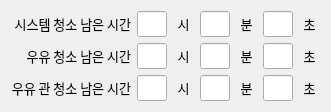
   <widget class="QWidget" name="layoutWidget_3">
    <property name="geometry">
     <rect>
      <x>30</x>
      <y>320</y>
      <width>331</width>
      <height>83</height>
     </rect>
    </property>
    <layout class="QGridLayout" name="gridLayout_3">
     <item row="0" column="0">
      <widget class="QLabel" name="label_111">
       <property name="font">
        <font>
         <family>함초롬돋움</family>
         <pointsize>10</pointsize>
         <weight>50</weight>
         <italic>false</italic>
         <bold>false</bold>
        </font>
       </property>
       <property name="text">
        <string>시스템 청소 남은 시간</string>
       </property>
       <property name="alignment">
        <set>Qt::AlignRight|Qt::AlignTrailing|Qt::AlignVCenter</set>
       </property>
      </widget>
     </item>
     <item row="0" column="1">
      <widget class="QLineEdit" name="LE_SYS_CLEAN_TIME_HOUR">
       <property name="maximumSize">
        <size>
         <width>30</width>
         <height>16777215</height>
        </size>
       </property>
       <property name="font">
        <font>
         <family>함초롬돋움</family>
         <pointsize>10</pointsize>
         <weight>50</weight>
         <italic>false</italic>
         <bold>false</bold>
        </font>
       </property>
       <property name="readOnly">
        <bool>true</bool>
       </property>
      </widget>
     </item>
     <item row="0" column="2">
      <widget class="QLabel" name="label_114">
       <property name="font">
        <font>
         <family>함초롬돋움</family>
         <pointsize>10</pointsize>
         <weight>50</weight>
         <italic>false</italic>
         <bold>false</bold>
        </font>
       </property>
       <property name="text">
        <string>시</string>
       </property>
       <property name="alignment">
        <set>Qt::AlignCenter</set>
       </property>
      </widget>
     </item>
     <item row="0" column="3">
      <widget class="QLineEdit" name="LE_SYS_CLEAN_TIME_MINUTE">
       <property name="maximumSize">
        <size>
         <width>30</width>
         <height>16777215</height>
        </size>
       </property>
       <property name="font">
        <font>
         <family>함초롬돋움</family>
         <pointsize>10</pointsize>
         <weight>50</weight>
         <italic>false</italic>
         <bold>false</bold>
        </font>
       </property>
       <property name="readOnly">
        <bool>true</bool>
       </property>
      </widget>
     </item>
     <item row="0" column="4">
      <widget class="QLabel" name="label_115">
       <property name="font">
        <font>
         <family>함초롬돋움</family>
         <pointsize>10</pointsize>
         <weight>50</weight>
         <italic>false</italic>
         <bold>false</bold>
        </font>
       </property>
       <property name="text">
        <string>분</string>
       </property>
       <property name="alignment">
        <set>Qt::AlignCenter</set>
       </property>
      </widget>
     </item>
     <item row="0" column="5">
      <widget class="QLineEdit" name="LE_SYS_CLEAN_TIME_SECOND">
       <property name="maximumSize">
        <size>
         <width>30</width>
         <height>16777215</height>
        </size>
       </property>
       <property name="font">
        <font>
         <family>함초롬돋움</family>
         <pointsize>10</pointsize>
         <weight>50</weight>
         <italic>false</italic>
         <bold>false</bold>
        </font>
       </property>
       <property name="readOnly">
        <bool>true</bool>
       </property>
      </widget>
     </item>
     <item row="0" column="6">
      <widget class="QLabel" name="label_116">
       <property name="font">
        <font>
         <family>함초롬돋움</family>
         <pointsize>10</pointsize>
         <weight>50</weight>
         <italic>false</italic>
         <bold>false</bold>
        </font>
       </property>
       <property name="text">
        <string>초</string>
       </property>
       <property name="alignment">
        <set>Qt::AlignCenter</set>
       </property>
      </widget>
     </item>
     <item row="1" column="0">
      <widget class="QLabel" name="label_112">
       <property name="font">
        <font>
         <family>함초롬돋움</family>
         <pointsize>10</pointsize>
         <weight>50</weight>
         <italic>false</italic>
         <bold>false</bold>
        </font>
       </property>
       <property name="text">
        <string>우유 청소 남은 시간</string>
       </property>
       <property name="alignment">
        <set>Qt::AlignRight|Qt::AlignTrailing|Qt::AlignVCenter</set>
       </property>
      </widget>
     </item>
     <item row="1" column="1">
      <widget class="QLineEdit" name="LE_MILK_CLEAN_TIME_HOUR">
       <property name="maximumSize">
        <size>
         <width>30</width>
         <height>16777215</height>
        </size>
       </property>
       <property name="font">
        <font>
         <family>함초롬돋움</family>
         <pointsize>10</pointsize>
         <weight>50</weight>
         <italic>false</italic>
         <bold>false</bold>
        </font>
       </property>
       <property name="readOnly">
        <bool>true</bool>
       </property>
      </widget>
     </item>
     <item row="1" column="2">
      <widget class="QLabel" name="label_118">
       <property name="font">
        <font>
         <family>함초롬돋움</family>
         <pointsize>10</pointsize>
         <weight>50</weight>
         <italic>false</italic>
         <bold>false</bold>
        </font>
       </property>
       <property name="text">
        <string>시</string>
       </property>
       <property name="alignment">
        <set>Qt::AlignCenter</set>
       </property>
      </widget>
     </item>
     <item row="1" column="3">
      <widget class="QLineEdit" name="LE_MILK_CLEAN_TIME_MINUTE">
       <property name="maximumSize">
        <size>
         <width>30</width>
         <height>16777215</height>
        </size>
       </property>
       <property name="font">
        <font>
         <family>함초롬돋움</family>
         <pointsize>10</pointsize>
         <weight>50</weight>
         <italic>false</italic>
         <bold>false</bold>
        </font>
       </property>
       <property name="readOnly">
        <bool>true</bool>
       </property>
      </widget>
     </item>
     <item row="1" column="4">
      <widget class="QLabel" name="label_119">
       <property name="font">
        <font>
         <family>함초롬돋움</family>
         <pointsize>10</pointsize>
         <weight>50</weight>
         <italic>false</italic>
         <bold>false</bold>
        </font>
       </property>
       <property name="text">
        <string>분</string>
       </property>
       <property name="alignment">
        <set>Qt::AlignCenter</set>
       </property>
      </widget>
     </item>
     <item row="1" column="5">
      <widget class="QLineEdit" name="LE_MILK_CLEAN_TIME_SECOND">
       <property name="maximumSize">
        <size>
         <width>30</width>
         <height>16777215</height>
        </size>
       </property>
       <property name="font">
        <font>
         <family>함초롬돋움</family>
         <pointsize>10</pointsize>
         <weight>50</weight>
         <italic>false</italic>
         <bold>false</bold>
        </font>
       </property>
       <property name="readOnly">
        <bool>true</bool>
       </property>
      </widget>
     </item>
     <item row="1" column="6">
      <widget class="QLabel" name="label_117">
       <property name="font">
        <font>
         <family>함초롬돋움</family>
         <pointsize>10</pointsize>
         <weight>50</weight>
         <italic>false</italic>
         <bold>false</bold>
        </font>
       </property>
       <property name="text">
        <string>초</string>
       </property>
       <property name="alignment">
        <set>Qt::AlignCenter</set>
       </property>
      </widget>
     </item>
     <item row="2" column="0">
      <widget class="QLabel" name="label_113">
       <property name="font">
        <font>
         <family>함초롬돋움</family>
         <pointsize>10</pointsize>
         <weight>50</weight>
         <italic>false</italic>
         <bold>false</bold>
        </font>
       </property>
       <property name="text">
        <string>우유 관 청소 남은 시간</string>
       </property>
       <property name="alignment">
        <set>Qt::AlignRight|Qt::AlignTrailing|Qt::AlignVCenter</set>
       </property>
      </widget>
     </item>
     <item row="2" column="1">
      <widget class="QLineEdit" name="LE_MILK_REPLACE_TIME_HOUR">
       <property name="maximumSize">
        <size>
         <width>30</width>
         <height>16777215</height>
        </size>
       </property>
       <property name="font">
        <font>
         <family>함초롬돋움</family>
         <pointsize>10</pointsize>
         <weight>50</weight>
         <italic>false</italic>
         <bold>false</bold>
        </font>
       </property>
       <property name="readOnly">
        <bool>true</bool>
       </property>
      </widget>
     </item>
     <item row="2" column="2">
      <widget class="QLabel" name="label_121">
       <property name="font">
        <font>
         <family>함초롬돋움</family>
         <pointsize>10</pointsize>
         <weight>50</weight>
         <italic>false</italic>
         <bold>false</bold>
        </font>
       </property>
       <property name="text">
        <string>시</string>
       </property>
       <property name="alignment">
        <set>Qt::AlignCenter</set>
       </property>
      </widget>
     </item>
     <item row="2" column="3">
      <widget class="QLineEdit" name="LE_MILK_REPLACE_TIME_MINUTE">
       <property name="maximumSize">
        <size>
         <width>30</width>
         <height>16777215</height>
        </size>
       </property>
       <property name="font">
        <font>
         <family>함초롬돋움</family>
         <pointsize>10</pointsize>
         <weight>50</weight>
         <italic>false</italic>
         <bold>false</bold>
        </font>
       </property>
       <property name="readOnly">
        <bool>true</bool>
       </property>
      </widget>
     </item>
     <item row="2" column="4">
      <widget class="QLabel" name="label_122">
       <property name="font">
        <font>
         <family>함초롬돋움</family>
         <pointsize>10</pointsize>
         <weight>50</weight>
         <italic>false</italic>
         <bold>false</bold>
        </font>
       </property>
       <property name="text">
        <string>분</string>
       </property>
       <property name="alignment">
        <set>Qt::AlignCenter</set>
       </property>
      </widget>
     </item>
     <item row="2" column="5">
      <widget class="QLineEdit" name="LE_MILK_REPLACE_TIME_SECOND">
       <property name="maximumSize">
        <size>
         <width>30</width>
         <height>16777215</height>
        </size>
       </property>
       <property name="font">
        <font>
         <family>함초롬돋움</family>
         <pointsize>10</pointsize>
         <weight>50</weight>
         <italic>false</italic>
         <bold>false</bold>
        </font>
       </property>
       <property name="readOnly">
        <bool>true</bool>
       </property>
      </widget>
     </item>
     <item row="2" column="6">
      <widget class="QLabel" name="label_120">
       <property name="font">
        <font>
         <family>함초롬돋움</family>
         <pointsize>10</pointsize>
         <weight>50</weight>
         <italic>false</italic>
         <bold>false</bold>
        </font>
       </property>
       <property name="text">
        <string>초</string>
       </property>
       <property name="alignment">
        <set>Qt::AlignCenter</set>
       </property>
      </widget>
     </item>
    </layout>
   </widget>
